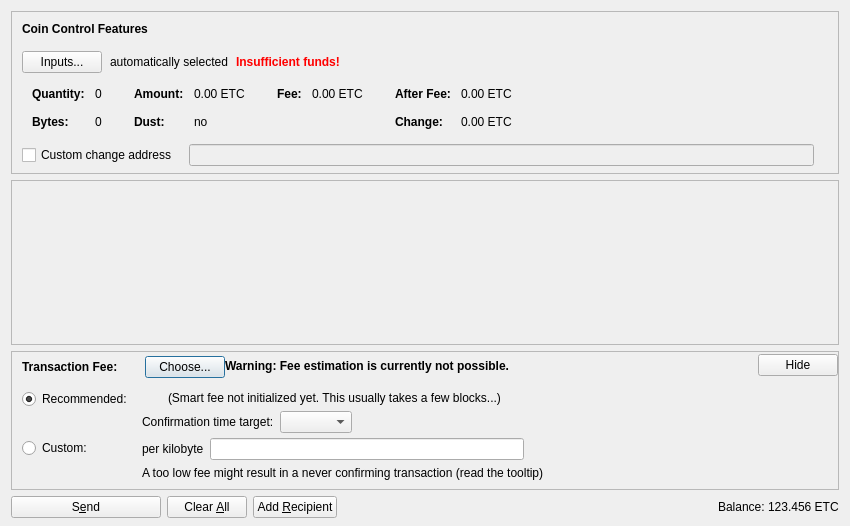
<?xml version="1.0" encoding="UTF-8"?>
<ui version="4.0">
 <class>SendCoinsDialog</class>
 <widget class="QDialog" name="SendCoinsDialog">
  <property name="geometry">
   <rect>
    <x>0</x>
    <y>0</y>
    <width>850</width>
    <height>526</height>
   </rect>
  </property>
  <property name="windowTitle">
   <string>Send Coins</string>
  </property>
  <layout class="QVBoxLayout" name="verticalLayout" stretch="0,1,0,0">
   <property name="bottomMargin">
    <number>8</number>
   </property>
   <item>
    <widget class="QFrame" name="frameCoinControl">
     <property name="sizePolicy">
      <sizepolicy hsizetype="Expanding" vsizetype="Expanding">
       <horstretch>0</horstretch>
       <verstretch>0</verstretch>
      </sizepolicy>
     </property>
     <property name="maximumSize">
      <size>
       <width>16777215</width>
       <height>16777215</height>
      </size>
     </property>
     <property name="frameShape">
      <enum>QFrame::StyledPanel</enum>
     </property>
     <property name="frameShadow">
      <enum>QFrame::Sunken</enum>
     </property>
     <layout class="QVBoxLayout" name="verticalLayoutCoinControl2">
      <property name="spacing">
       <number>0</number>
      </property>
      <property name="leftMargin">
       <number>0</number>
      </property>
      <property name="topMargin">
       <number>0</number>
      </property>
      <property name="rightMargin">
       <number>0</number>
      </property>
      <property name="bottomMargin">
       <number>6</number>
      </property>
      <item>
       <layout class="QVBoxLayout" name="verticalLayoutCoinControl" stretch="0,0,0,0,1">
        <property name="spacing">
         <number>0</number>
        </property>
        <property name="leftMargin">
         <number>10</number>
        </property>
        <property name="topMargin">
         <number>10</number>
        </property>
        <item>
         <layout class="QHBoxLayout" name="horizontalLayoutCoinControl1">
          <property name="bottomMargin">
           <number>15</number>
          </property>
          <item>
           <widget class="QLabel" name="labelCoinControlFeatures">
            <property name="sizePolicy">
             <sizepolicy hsizetype="Preferred" vsizetype="Maximum">
              <horstretch>0</horstretch>
              <verstretch>0</verstretch>
             </sizepolicy>
            </property>
            <property name="font">
             <font>
              <weight>75</weight>
              <bold>true</bold>
             </font>
            </property>
            <property name="styleSheet">
             <string notr="true">font-weight:bold;</string>
            </property>
            <property name="text">
             <string>Coin Control Features</string>
            </property>
           </widget>
          </item>
         </layout>
        </item>
        <item>
         <layout class="QHBoxLayout" name="horizontalLayoutCoinControl2" stretch="0,0,0,0">
          <property name="spacing">
           <number>8</number>
          </property>
          <property name="bottomMargin">
           <number>10</number>
          </property>
          <item>
           <widget class="QPushButton" name="pushButtonCoinControl">
            <property name="styleSheet">
             <string notr="true"/>
            </property>
            <property name="text">
             <string>Inputs...</string>
            </property>
            <property name="autoDefault">
             <bool>false</bool>
            </property>
           </widget>
          </item>
          <item>
           <widget class="QLabel" name="labelCoinControlAutomaticallySelected">
            <property name="text">
             <string>automatically selected</string>
            </property>
            <property name="margin">
             <number>5</number>
            </property>
           </widget>
          </item>
          <item>
           <widget class="QLabel" name="labelCoinControlInsuffFunds">
            <property name="font">
             <font>
              <weight>75</weight>
              <bold>true</bold>
             </font>
            </property>
            <property name="styleSheet">
             <string notr="true">color:red;font-weight:bold;</string>
            </property>
            <property name="text">
             <string>Insufficient funds!</string>
            </property>
            <property name="margin">
             <number>5</number>
            </property>
           </widget>
          </item>
          <item>
           <spacer name="horizontalSpacerCoinControl">
            <property name="orientation">
             <enum>Qt::Horizontal</enum>
            </property>
            <property name="sizeHint" stdset="0">
             <size>
              <width>40</width>
              <height>1</height>
             </size>
            </property>
           </spacer>
          </item>
         </layout>
        </item>
        <item>
         <widget class="QWidget" name="widgetCoinControl" native="true">
          <property name="sizePolicy">
           <sizepolicy hsizetype="Preferred" vsizetype="Preferred">
            <horstretch>0</horstretch>
            <verstretch>0</verstretch>
           </sizepolicy>
          </property>
          <property name="minimumSize">
           <size>
            <width>0</width>
            <height>0</height>
           </size>
          </property>
          <property name="styleSheet">
           <string notr="true"/>
          </property>
          <layout class="QHBoxLayout" name="horizontalLayoutCoinControl5">
           <property name="leftMargin">
            <number>0</number>
           </property>
           <property name="topMargin">
            <number>0</number>
           </property>
           <property name="rightMargin">
            <number>0</number>
           </property>
           <property name="bottomMargin">
            <number>0</number>
           </property>
           <item>
            <layout class="QHBoxLayout" name="horizontalLayoutCoinControl3" stretch="0,0,0,1">
             <property name="spacing">
              <number>20</number>
             </property>
             <property name="topMargin">
              <number>0</number>
             </property>
             <property name="bottomMargin">
              <number>10</number>
             </property>
             <item>
              <layout class="QFormLayout" name="formLayoutCoinControl1">
               <property name="horizontalSpacing">
                <number>10</number>
               </property>
               <property name="verticalSpacing">
                <number>14</number>
               </property>
               <property name="leftMargin">
                <number>10</number>
               </property>
               <property name="topMargin">
                <number>4</number>
               </property>
               <property name="rightMargin">
                <number>6</number>
               </property>
               <item row="0" column="0">
                <widget class="QLabel" name="labelCoinControlQuantityText">
                 <property name="font">
                  <font>
                   <weight>75</weight>
                   <bold>true</bold>
                  </font>
                 </property>
                 <property name="text">
                  <string>Quantity:</string>
                 </property>
                 <property name="margin">
                  <number>0</number>
                 </property>
                </widget>
               </item>
               <item row="0" column="1">
                <widget class="QLabel" name="labelCoinControlQuantity">
                 <property name="cursor">
                  <cursorShape>IBeamCursor</cursorShape>
                 </property>
                 <property name="contextMenuPolicy">
                  <enum>Qt::ActionsContextMenu</enum>
                 </property>
                 <property name="text">
                  <string notr="true">0</string>
                 </property>
                 <property name="margin">
                  <number>0</number>
                 </property>
                 <property name="textInteractionFlags">
                  <set>Qt::LinksAccessibleByMouse|Qt::TextSelectableByKeyboard|Qt::TextSelectableByMouse</set>
                 </property>
                </widget>
               </item>
               <item row="1" column="0">
                <widget class="QLabel" name="labelCoinControlBytesText">
                 <property name="font">
                  <font>
                   <weight>75</weight>
                   <bold>true</bold>
                  </font>
                 </property>
                 <property name="text">
                  <string>Bytes:</string>
                 </property>
                </widget>
               </item>
               <item row="1" column="1">
                <widget class="QLabel" name="labelCoinControlBytes">
                 <property name="cursor">
                  <cursorShape>IBeamCursor</cursorShape>
                 </property>
                 <property name="contextMenuPolicy">
                  <enum>Qt::ActionsContextMenu</enum>
                 </property>
                 <property name="text">
                  <string notr="true">0</string>
                 </property>
                 <property name="textInteractionFlags">
                  <set>Qt::LinksAccessibleByMouse|Qt::TextSelectableByKeyboard|Qt::TextSelectableByMouse</set>
                 </property>
                </widget>
               </item>
              </layout>
             </item>
             <item>
              <layout class="QFormLayout" name="formLayoutCoinControl2">
               <property name="horizontalSpacing">
                <number>10</number>
               </property>
               <property name="verticalSpacing">
                <number>14</number>
               </property>
               <property name="leftMargin">
                <number>6</number>
               </property>
               <property name="topMargin">
                <number>4</number>
               </property>
               <property name="rightMargin">
                <number>6</number>
               </property>
               <item row="0" column="0">
                <widget class="QLabel" name="labelCoinControlAmountText">
                 <property name="font">
                  <font>
                   <weight>75</weight>
                   <bold>true</bold>
                  </font>
                 </property>
                 <property name="text">
                  <string>Amount:</string>
                 </property>
                 <property name="margin">
                  <number>0</number>
                 </property>
                </widget>
               </item>
               <item row="0" column="1">
                <widget class="QLabel" name="labelCoinControlAmount">
                 <property name="cursor">
                  <cursorShape>IBeamCursor</cursorShape>
                 </property>
                 <property name="contextMenuPolicy">
                  <enum>Qt::ActionsContextMenu</enum>
                 </property>
                 <property name="text">
                  <string notr="true">0.00 ETC</string>
                 </property>
                 <property name="textInteractionFlags">
                  <set>Qt::LinksAccessibleByMouse|Qt::TextSelectableByKeyboard|Qt::TextSelectableByMouse</set>
                 </property>
                </widget>
               </item>
               <item row="1" column="0">
                <widget class="QLabel" name="labelCoinControlLowOutputText">
                 <property name="font">
                  <font>
                   <weight>75</weight>
                   <bold>true</bold>
                  </font>
                 </property>
                 <property name="text">
                  <string>Dust:</string>
                 </property>
                </widget>
               </item>
               <item row="1" column="1">
                <widget class="QLabel" name="labelCoinControlLowOutput">
                 <property name="cursor">
                  <cursorShape>IBeamCursor</cursorShape>
                 </property>
                 <property name="contextMenuPolicy">
                  <enum>Qt::ActionsContextMenu</enum>
                 </property>
                 <property name="text">
                  <string notr="true">no</string>
                 </property>
                 <property name="textInteractionFlags">
                  <set>Qt::LinksAccessibleByMouse|Qt::TextSelectableByKeyboard|Qt::TextSelectableByMouse</set>
                 </property>
                </widget>
               </item>
              </layout>
             </item>
             <item>
              <layout class="QFormLayout" name="formLayoutCoinControl3">
               <property name="horizontalSpacing">
                <number>10</number>
               </property>
               <property name="verticalSpacing">
                <number>14</number>
               </property>
               <property name="leftMargin">
                <number>6</number>
               </property>
               <property name="topMargin">
                <number>4</number>
               </property>
               <property name="rightMargin">
                <number>6</number>
               </property>
               <item row="0" column="0">
                <widget class="QLabel" name="labelCoinControlFeeText">
                 <property name="font">
                  <font>
                   <weight>75</weight>
                   <bold>true</bold>
                  </font>
                 </property>
                 <property name="text">
                  <string>Fee:</string>
                 </property>
                 <property name="margin">
                  <number>0</number>
                 </property>
                </widget>
               </item>
               <item row="0" column="1">
                <widget class="QLabel" name="labelCoinControlFee">
                 <property name="cursor">
                  <cursorShape>IBeamCursor</cursorShape>
                 </property>
                 <property name="contextMenuPolicy">
                  <enum>Qt::ActionsContextMenu</enum>
                 </property>
                 <property name="text">
                  <string notr="true">0.00 ETC</string>
                 </property>
                 <property name="textInteractionFlags">
                  <set>Qt::LinksAccessibleByMouse|Qt::TextSelectableByKeyboard|Qt::TextSelectableByMouse</set>
                 </property>
                </widget>
               </item>
              </layout>
             </item>
             <item>
              <layout class="QFormLayout" name="formLayoutCoinControl4">
               <property name="horizontalSpacing">
                <number>10</number>
               </property>
               <property name="verticalSpacing">
                <number>14</number>
               </property>
               <property name="leftMargin">
                <number>6</number>
               </property>
               <property name="topMargin">
                <number>4</number>
               </property>
               <property name="rightMargin">
                <number>6</number>
               </property>
               <item row="0" column="0">
                <widget class="QLabel" name="labelCoinControlAfterFeeText">
                 <property name="font">
                  <font>
                   <weight>75</weight>
                   <bold>true</bold>
                  </font>
                 </property>
                 <property name="text">
                  <string>After Fee:</string>
                 </property>
                 <property name="margin">
                  <number>0</number>
                 </property>
                </widget>
               </item>
               <item row="0" column="1">
                <widget class="QLabel" name="labelCoinControlAfterFee">
                 <property name="cursor">
                  <cursorShape>IBeamCursor</cursorShape>
                 </property>
                 <property name="contextMenuPolicy">
                  <enum>Qt::ActionsContextMenu</enum>
                 </property>
                 <property name="text">
                  <string notr="true">0.00 ETC</string>
                 </property>
                 <property name="textInteractionFlags">
                  <set>Qt::LinksAccessibleByMouse|Qt::TextSelectableByKeyboard|Qt::TextSelectableByMouse</set>
                 </property>
                </widget>
               </item>
               <item row="1" column="0">
                <widget class="QLabel" name="labelCoinControlChangeText">
                 <property name="font">
                  <font>
                   <weight>75</weight>
                   <bold>true</bold>
                  </font>
                 </property>
                 <property name="text">
                  <string>Change:</string>
                 </property>
                </widget>
               </item>
               <item row="1" column="1">
                <widget class="QLabel" name="labelCoinControlChange">
                 <property name="cursor">
                  <cursorShape>IBeamCursor</cursorShape>
                 </property>
                 <property name="contextMenuPolicy">
                  <enum>Qt::ActionsContextMenu</enum>
                 </property>
                 <property name="text">
                  <string notr="true">0.00 ETC</string>
                 </property>
                 <property name="textInteractionFlags">
                  <set>Qt::LinksAccessibleByMouse|Qt::TextSelectableByKeyboard|Qt::TextSelectableByMouse</set>
                 </property>
                </widget>
               </item>
              </layout>
             </item>
            </layout>
           </item>
          </layout>
         </widget>
        </item>
        <item>
         <layout class="QHBoxLayout" name="horizontalLayoutCoinControl4" stretch="0,0,0">
          <property name="spacing">
           <number>12</number>
          </property>
          <property name="sizeConstraint">
           <enum>QLayout::SetDefaultConstraint</enum>
          </property>
          <property name="topMargin">
           <number>5</number>
          </property>
          <property name="rightMargin">
           <number>5</number>
          </property>
          <item>
           <widget class="QCheckBox" name="checkBoxCoinControlChange">
            <property name="toolTip">
             <string>If this is activated, but the change address is empty or invalid, change will be sent to a newly generated address.</string>
            </property>
            <property name="text">
             <string>Custom change address</string>
            </property>
           </widget>
          </item>
          <item>
           <widget class="QValidatedLineEdit" name="lineEditCoinControlChange">
            <property name="enabled">
             <bool>false</bool>
            </property>
            <property name="sizePolicy">
             <sizepolicy hsizetype="Expanding" vsizetype="Fixed">
              <horstretch>0</horstretch>
              <verstretch>0</verstretch>
             </sizepolicy>
            </property>
           </widget>
          </item>
          <item>
           <widget class="QLabel" name="labelCoinControlChangeLabel">
            <property name="sizePolicy">
             <sizepolicy hsizetype="Preferred" vsizetype="Expanding">
              <horstretch>0</horstretch>
              <verstretch>0</verstretch>
             </sizepolicy>
            </property>
            <property name="minimumSize">
             <size>
              <width>0</width>
              <height>0</height>
             </size>
            </property>
            <property name="text">
             <string/>
            </property>
            <property name="margin">
             <number>3</number>
            </property>
           </widget>
          </item>
         </layout>
        </item>
        <item>
         <spacer name="verticalSpacerCoinControl">
          <property name="orientation">
           <enum>Qt::Vertical</enum>
          </property>
          <property name="sizeHint" stdset="0">
           <size>
            <width>800</width>
            <height>1</height>
           </size>
          </property>
         </spacer>
        </item>
       </layout>
      </item>
     </layout>
    </widget>
   </item>
   <item>
    <widget class="QScrollArea" name="scrollArea">
     <property name="widgetResizable">
      <bool>true</bool>
     </property>
     <widget class="QWidget" name="scrollAreaWidgetContents">
      <property name="geometry">
       <rect>
        <x>0</x>
        <y>0</y>
        <width>830</width>
        <height>104</height>
       </rect>
      </property>
      <layout class="QVBoxLayout" name="verticalLayout_2" stretch="0,1">
       <property name="leftMargin">
        <number>0</number>
       </property>
       <property name="topMargin">
        <number>0</number>
       </property>
       <property name="rightMargin">
        <number>0</number>
       </property>
       <property name="bottomMargin">
        <number>0</number>
       </property>
       <item>
        <layout class="QVBoxLayout" name="entries">
         <property name="spacing">
          <number>6</number>
         </property>
        </layout>
       </item>
       <item>
        <spacer name="verticalSpacer">
         <property name="orientation">
          <enum>Qt::Vertical</enum>
         </property>
         <property name="sizeHint" stdset="0">
          <size>
           <width>20</width>
           <height>40</height>
          </size>
         </property>
        </spacer>
       </item>
      </layout>
     </widget>
    </widget>
   </item>
   <item>
    <widget class="QFrame" name="frameFee">
     <property name="sizePolicy">
      <sizepolicy hsizetype="Expanding" vsizetype="Expanding">
       <horstretch>0</horstretch>
       <verstretch>0</verstretch>
      </sizepolicy>
     </property>
     <property name="maximumSize">
      <size>
       <width>16777215</width>
       <height>16777215</height>
      </size>
     </property>
     <property name="frameShape">
      <enum>QFrame::StyledPanel</enum>
     </property>
     <property name="frameShadow">
      <enum>QFrame::Sunken</enum>
     </property>
     <layout class="QVBoxLayout" name="verticalLayoutFee1">
      <property name="spacing">
       <number>0</number>
      </property>
      <property name="leftMargin">
       <number>0</number>
      </property>
      <property name="topMargin">
       <number>0</number>
      </property>
      <property name="rightMargin">
       <number>0</number>
      </property>
      <property name="bottomMargin">
       <number>0</number>
      </property>
      <item>
       <layout class="QVBoxLayout" name="verticalLayoutFee2" stretch="0,0,0">
        <property name="spacing">
         <number>0</number>
        </property>
        <property name="leftMargin">
         <number>10</number>
        </property>
        <property name="topMargin">
         <number>0</number>
        </property>
        <item>
         <layout class="QHBoxLayout" name="horizontalLayoutFee1">
          <property name="bottomMargin">
           <number>0</number>
          </property>
          <item>
           <layout class="QVBoxLayout" name="verticalLayoutFee7">
            <property name="spacing">
             <number>0</number>
            </property>
            <item>
             <spacer name="verticalSpacerSmartFee">
              <property name="orientation">
               <enum>Qt::Vertical</enum>
              </property>
              <property name="sizeType">
               <enum>QSizePolicy::Fixed</enum>
              </property>
              <property name="sizeHint" stdset="0">
               <size>
                <width>1</width>
                <height>4</height>
               </size>
              </property>
             </spacer>
            </item>
            <item>
             <layout class="QHBoxLayout" name="horizontalLayoutSmartFee">
              <property name="spacing">
               <number>10</number>
              </property>
              <item>
               <widget class="QLabel" name="labelFeeHeadline">
                <property name="sizePolicy">
                 <sizepolicy hsizetype="Preferred" vsizetype="Maximum">
                  <horstretch>0</horstretch>
                  <verstretch>0</verstretch>
                 </sizepolicy>
                </property>
                <property name="font">
                 <font>
                  <weight>75</weight>
                  <bold>true</bold>
                 </font>
                </property>
                <property name="styleSheet">
                 <string notr="true">font-weight:bold;</string>
                </property>
                <property name="text">
                 <string>Transaction Fee:</string>
                </property>
               </widget>
              </item>
              <item>
               <widget class="QLabel" name="labelFeeMinimized">
                <property name="text">
                 <string/>
                </property>
               </widget>
              </item>
              <item>
               <widget class="QPushButton" name="buttonChooseFee">
                <property name="text">
                 <string>Choose...</string>
                </property>
               </widget>
              </item>
             </layout>
            </item>
            <item>
             <spacer name="verticalSpacer_5">
              <property name="orientation">
               <enum>Qt::Vertical</enum>
              </property>
              <property name="sizeHint" stdset="0">
               <size>
                <width>1</width>
                <height>1</height>
               </size>
              </property>
             </spacer>
            </item>
           </layout>
          </item>
          <item>
           <widget class="QLabel" name="fallbackFeeWarningLabel">
            <property name="toolTip">
             <string>Using the fallbackfee can result in sending a transaction that will take several hours or days (or never) to confirm. Consider choosing your fee manually or wait until you have validated the complete chain.</string>
            </property>
            <property name="font">
            <font>
                <weight>75</weight>
                <bold>true</bold>
            </font>
            </property>
            <property name="text">
             <string>Warning: Fee estimation is currently not possible.</string>
            </property>
            <property name="wordWrap">
             <bool>false</bool>
            </property>
           </widget>
          </item>
          <item>
           <spacer name="horizontalSpacer_4">
            <property name="orientation">
             <enum>Qt::Horizontal</enum>
            </property>
            <property name="sizeType">
             <enum>QSizePolicy::MinimumExpanding</enum>
            </property>
            <property name="sizeHint" stdset="0">
             <size>
              <width>40</width>
              <height>20</height>
             </size>
            </property>
           </spacer>
          </item>
          <item>
           <widget class="QPushButton" name="buttonMinimizeFee">
            <property name="toolTip">
             <string>collapse fee-settings</string>
            </property>
            <property name="text">
             <string>Hide</string>
            </property>
           </widget>
          </item>
         </layout>
        </item>
        <item>
         <widget class="QFrame" name="frameFeeSelection">
          <layout class="QVBoxLayout" name="verticalLayoutFee12">
           <property name="spacing">
            <number>0</number>
           </property>
           <property name="leftMargin">
            <number>0</number>
           </property>
           <property name="topMargin">
            <number>0</number>
           </property>
           <property name="rightMargin">
            <number>0</number>
           </property>
           <property name="bottomMargin">
            <number>0</number>
           </property>
           <item>
            <layout class="QGridLayout" name="gridLayoutFee">
             <property name="topMargin">
              <number>10</number>
             </property>
             <property name="bottomMargin">
              <number>4</number>
             </property>
             <property name="horizontalSpacing">
              <number>10</number>
             </property>
             <property name="verticalSpacing">
              <number>4</number>
             </property>
             <item row="1" column="1">
              <layout class="QVBoxLayout" name="verticalLayoutFee8">
               <property name="spacing">
                <number>6</number>
               </property>
               <item>
                <layout class="QHBoxLayout" name="horizontalLayoutFee13">
                 <item>
                  <widget class="QLabel" name="labelCustomPerKilobyte">
                   <property name="toolTip">
                    <string>Specify a custom fee per kB (1,000 bytes) of the transaction's virtual size.

Note:  Since the fee is calculated on a per-byte basis, a fee of "100 satoshis per kB" for a transaction size of 500 bytes (half of 1 kB) would ultimately yield a fee of only 50 satoshis.</string>
                   </property>
                   <property name="text">
                    <string>per kilobyte</string>
                   </property>
                  </widget>
                 </item>
                 <item>
                  <widget class="BitcoinAmountField" name="customFee"/>
                 </item>
                 <item>
                  <spacer name="horizontalSpacer_6">
                   <property name="orientation">
                    <enum>Qt::Horizontal</enum>
                   </property>
                   <property name="sizeHint" stdset="0">
                    <size>
                     <width>1</width>
                     <height>1</height>
                    </size>
                   </property>
                  </spacer>
                 </item>
                </layout>
               </item>
               <item>
                <layout class="QHBoxLayout" name="horizontalLayoutFee8">
                 <item>
                  <widget class="QLabel" name="labelCustomFeeWarning">
                   <property name="enabled">
                    <bool>true</bool>
                   </property>
                   <property name="toolTip">
                    <string>When there is less transaction volume than space in the blocks, miners as well as relaying nodes may enforce a minimum fee. Paying only this minimum fee is just fine, but be aware that this can result in a never confirming transaction once there is more demand for errorcoin transactions than the network can process.</string>
                   </property>
                   <property name="text">
                    <string>A too low fee might result in a never confirming transaction (read the tooltip)</string>
                   </property>
                  </widget>
                 </item>
                 <item>
                  <spacer name="horizontalSpacer_2">
                   <property name="orientation">
                    <enum>Qt::Horizontal</enum>
                   </property>
                   <property name="sizeHint" stdset="0">
                    <size>
                     <width>1</width>
                     <height>1</height>
                    </size>
                   </property>
                  </spacer>
                 </item>
                </layout>
               </item>
              </layout>
             </item>
             <item row="0" column="0">
              <layout class="QVBoxLayout" name="verticalLayoutFee4" stretch="0,1">
               <item>
                <widget class="QRadioButton" name="radioSmartFee">
                 <property name="text">
                  <string>Recommended:</string>
                 </property>
                 <property name="checked">
                  <bool>true</bool>
                 </property>
                 <attribute name="buttonGroup">
                  <string notr="true">groupFee</string>
                 </attribute>
                </widget>
               </item>
               <item>
                <spacer name="verticalSpacer_2">
                 <property name="orientation">
                  <enum>Qt::Vertical</enum>
                 </property>
                 <property name="sizeHint" stdset="0">
                  <size>
                   <width>1</width>
                   <height>1</height>
                  </size>
                 </property>
                </spacer>
               </item>
              </layout>
             </item>
             <item row="1" column="0">
              <layout class="QVBoxLayout" name="verticalLayoutFee9" stretch="0,1">
               <item>
                <widget class="QRadioButton" name="radioCustomFee">
                 <property name="text">
                  <string>Custom:</string>
                 </property>
                 <attribute name="buttonGroup">
                  <string notr="true">groupFee</string>
                 </attribute>
                </widget>
               </item>
               <item>
                <spacer name="verticalSpacer_6">
                 <property name="orientation">
                  <enum>Qt::Vertical</enum>
                 </property>
                 <property name="sizeHint" stdset="0">
                  <size>
                   <width>1</width>
                   <height>1</height>
                  </size>
                 </property>
                </spacer>
               </item>
              </layout>
             </item>
             <item row="0" column="1">
              <layout class="QVBoxLayout" name="verticalLayoutFee3" stretch="0,0,1">
               <property name="spacing">
                <number>6</number>
               </property>
               <property name="topMargin">
                <number>2</number>
               </property>
               <item>
                <layout class="QHBoxLayout" name="horizontalLayoutFee12">
                 <item>
                  <widget class="QLabel" name="labelSmartFee">
                   <property name="text">
                    <string/>
                   </property>
                  </widget>
                 </item>
                 <item>
                  <widget class="QLabel" name="labelFeeEstimation">
                   <property name="text">
                    <string/>
                   </property>
                  </widget>
                 </item>
                 <item>
                  <widget class="QLabel" name="labelSmartFee2">
                   <property name="text">
                    <string>(Smart fee not initialized yet. This usually takes a few blocks...)</string>
                   </property>
                  </widget>
                 </item>
                 <item>
                  <spacer name="horizontalSpacer_5">
                   <property name="orientation">
                    <enum>Qt::Horizontal</enum>
                   </property>
                   <property name="sizeHint" stdset="0">
                    <size>
                     <width>1</width>
                     <height>1</height>
                    </size>
                   </property>
                  </spacer>
                 </item>
                </layout>
               </item>
               <item>
                <layout class="QHBoxLayout" name="horizontalLayoutFee9">
                 <item>
                  <layout class="QVBoxLayout" name="verticalLayoutFee6">
                   <item>
                    <widget class="QLabel" name="labelSmartFee3">
                     <property name="text">
                      <string>Confirmation time target:</string>
                     </property>
                    </widget>
                   </item>
                  </layout>
                 </item>
                 <item>
                  <layout class="QVBoxLayout" name="verticalLayoutFee5">
                   <property name="rightMargin">
                    <number>30</number>
                   </property>
                   <item>
                    <layout class="QHBoxLayout" name="horizontalLayoutConfTarget">
                     <property name="bottomMargin">
                      <number>0</number>
                     </property>
                     <item>
                      <widget class="QComboBox" name="confTargetSelector"/>
                     </item>
                     <item>
                      <spacer name="horizontalSpacerConfTarget">
                       <property name="orientation">
                        <enum>Qt::Horizontal</enum>
                       </property>
                       <property name="sizeHint" stdset="0">
                        <size>
                         <width>40</width>
                         <height>20</height>
                        </size>
                       </property>
                      </spacer>
                     </item>
                    </layout>
                   </item>
                  </layout>
                 </item>
                </layout>
               </item>
               <item>
                <spacer name="verticalSpacer_4">
                 <property name="orientation">
                  <enum>Qt::Vertical</enum>
                 </property>
                 <property name="sizeHint" stdset="0">
                  <size>
                   <width>1</width>
                   <height>1</height>
                  </size>
                 </property>
                </spacer>
               </item>
              </layout>
             </item>
            </layout>
           </item>
          </layout>
         </widget>
        </item>
        <item>
         <spacer name="verticalSpacerFee">
          <property name="orientation">
           <enum>Qt::Vertical</enum>
          </property>
          <property name="sizeHint" stdset="0">
           <size>
            <width>40</width>
            <height>5</height>
           </size>
          </property>
         </spacer>
        </item>
       </layout>
      </item>
     </layout>
    </widget>
   </item>
   <item>
    <layout class="QHBoxLayout" name="horizontalLayout">
     <item>
      <widget class="QPushButton" name="sendButton">
       <property name="minimumSize">
        <size>
         <width>150</width>
         <height>0</height>
        </size>
       </property>
       <property name="toolTip">
        <string>Confirm the send action</string>
       </property>
       <property name="text">
        <string>S&amp;end</string>
       </property>
       <property name="icon">
        <iconset resource="../bitcoin.qrc">
         <normaloff>:/icons/send</normaloff>:/icons/send</iconset>
       </property>
       <property name="autoDefault">
        <bool>false</bool>
       </property>
       <property name="default">
        <bool>false</bool>
       </property>
      </widget>
     </item>
     <item>
      <widget class="QPushButton" name="clearButton">
       <property name="sizePolicy">
        <sizepolicy hsizetype="Minimum" vsizetype="Fixed">
         <horstretch>0</horstretch>
         <verstretch>0</verstretch>
        </sizepolicy>
       </property>
       <property name="toolTip">
        <string>Clear all fields of the form.</string>
       </property>
       <property name="text">
        <string>Clear &amp;All</string>
       </property>
       <property name="icon">
        <iconset resource="../bitcoin.qrc">
         <normaloff>:/icons/remove</normaloff>:/icons/remove</iconset>
       </property>
       <property name="autoDefault">
        <bool>false</bool>
       </property>
      </widget>
     </item>
     <item>
      <widget class="QPushButton" name="addButton">
       <property name="toolTip">
        <string>Send to multiple recipients at once</string>
       </property>
       <property name="text">
        <string>Add &amp;Recipient</string>
       </property>
       <property name="icon">
        <iconset resource="../bitcoin.qrc">
         <normaloff>:/icons/add</normaloff>:/icons/add</iconset>
       </property>
       <property name="autoDefault">
        <bool>false</bool>
       </property>
      </widget>
     </item>
     <item>
      <spacer name="horizontalSpacer">
       <property name="orientation">
        <enum>Qt::Horizontal</enum>
       </property>
       <property name="sizeHint" stdset="0">
        <size>
         <width>40</width>
         <height>20</height>
        </size>
       </property>
      </spacer>
     </item>
     <item>
      <layout class="QHBoxLayout" name="horizontalLayout_2">
       <property name="spacing">
        <number>3</number>
       </property>
       <item>
        <widget class="QLabel" name="label">
         <property name="sizePolicy">
          <sizepolicy hsizetype="Preferred" vsizetype="Fixed">
           <horstretch>0</horstretch>
           <verstretch>0</verstretch>
          </sizepolicy>
         </property>
         <property name="text">
          <string>Balance:</string>
         </property>
        </widget>
       </item>
       <item>
        <widget class="QLabel" name="labelBalance">
         <property name="sizePolicy">
          <sizepolicy hsizetype="Preferred" vsizetype="Fixed">
           <horstretch>0</horstretch>
           <verstretch>0</verstretch>
          </sizepolicy>
         </property>
         <property name="cursor">
          <cursorShape>IBeamCursor</cursorShape>
         </property>
         <property name="text">
          <string notr="true">123.456 ETC</string>
         </property>
         <property name="textInteractionFlags">
          <set>Qt::LinksAccessibleByMouse|Qt::TextSelectableByKeyboard|Qt::TextSelectableByMouse</set>
         </property>
        </widget>
       </item>
      </layout>
     </item>
    </layout>
   </item>
  </layout>
 </widget>
 <customwidgets>
  <customwidget>
   <class>QValidatedLineEdit</class>
   <extends>QLineEdit</extends>
   <header>qt/qvalidatedlineedit.h</header>
  </customwidget>
  <customwidget>
   <class>BitcoinAmountField</class>
   <extends>QLineEdit</extends>
   <header>qt/bitcoinamountfield.h</header>
   <container>1</container>
  </customwidget>
 </customwidgets>
 <resources>
  <include location="../bitcoin.qrc"/>
 </resources>
 <connections/>
 <buttongroups>
  <buttongroup name="groupFee"/>
 </buttongroups>
</ui>
